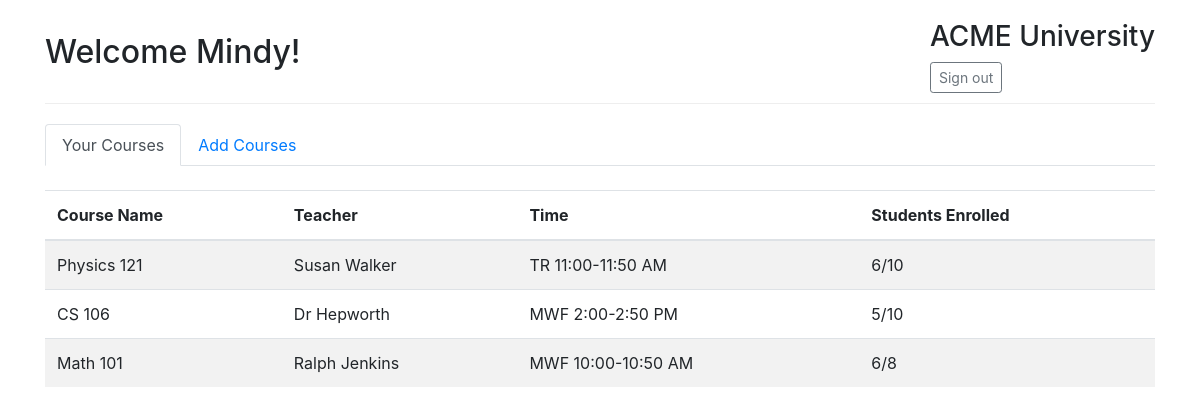
/student/dashboard (signed in), run on the app's committed database.
### models.py (models this page shows, shortened)
class User(db.Model, UserMixin):
    id = db.Column(db.Integer, primary_key=True)
    username = db.Column(db.String(80), unique=True, nullable=False)
    password = db.Column(db.String(120), nullable=False)
    role = db.Column(db.String(20), nullable=False)
    name = db.Column(db.String(100), nullable=True)

class Course(db.Model):
    id = db.Column(db.Integer, primary_key=True)
    name = db.Column(db.String(100), nullable=False)
    teacher_id = db.Column(db.Integer, db.ForeignKey('user.id'), nullable=False)
    teacher = db.relationship('User', backref=db.backref('courses', lazy=True))
    time = db.Column(db.String(50), nullable=False)
    capacity = db.Column(db.Integer, nullable=False)

### student_routes.py (the view)
@student_bp.route('/dashboard')
@login_required
def dashboard():
    if current_user.role != 'student':
        return redirect(url_for('auth.login'))
    enrollments = Enrollment.query.filter_by(student_id=current_user.id).all()
    enrolled_courses = [enrollment.course for enrollment in enrollments]
    return render_template('student_dashboard.html',
                          user=current_user,
                          enrolled_courses=enrolled_courses)

### app.py (called while the page is built)
@login_manager.user_loader
def load_user(user_id):
    return User.query.get(int(user_id))

### templates/student_dashboard.html
{% extends "layout.html" %}
{% block content %}
<ul class="nav nav-tabs">
    <li class="nav-item">
        <a class="nav-link active" href="{{ url_for('student_bp.dashboard') }}">Your Courses</a>
    </li>
    <li class="nav-item">
        <a class="nav-link" href="{{ url_for('student_bp.all_courses') }}">Add Courses</a>
    </li>
</ul>
<div class="mt-4">
    {% if enrolled_courses %}
    <table class="table table-striped">
        <thead>
            <tr>
                <th>Course Name</th>
                <th>Teacher</th>
                <th>Time</th>
                <th>Students Enrolled</th>
            </tr>
        </thead>
        <tbody>
            {% for course in enrolled_courses %}
            <tr>
                <td>{{ course.name }}</td>
                <td>{{ course.teacher.name }}</td>
                <td>{{ course.time }}</td>
                <td>
                    {{ course.enrollments|length }}/{{ course.capacity }}
                </td>
            </tr>
            {% endfor %}
        </tbody>
    </table>
    {% else %}
    <div class="alert alert-info">
        You are not enrolled in any courses. <a href="{{ url_for('student_bp.all_courses') }}">Browse available courses</a> to enroll.
    </div>
    {% endif %}
</div>
{% endblock %}

### templates/layout.html (shortened to what this page needs)
<!DOCTYPE html>
<html lang="en">
<head>
    <link rel="stylesheet" href="https://stackpath.bootstrapcdn.com/bootstrap/4.5.2/css/bootstrap.min.css">
</head>
<body>
    <div class="container">
        {% if current_user.is_authenticated %}
        <div class="header">
            <h2>Welcome {{ current_user.name }}!</h2>
            <div>
                <h3>ACME University</h3>
                <a href="{{ url_for('auth.logout') }}" class="btn btn-sm btn-outline-secondary">Sign out</a>
            </div>
        </div>
        {% endif %}
        {% block content %}{% endblock %}
    </div>
</body>
</html>

### templates/layout.html (style rules this page uses)
body { padding-top: 20px; }
.header { display: flex; justify-content: space-between; align-items: center; margin-bottom: 20px; padding-bottom: 10px; border-bottom: 1px solid #eee; }
.table th, .table td { vertical-align: middle; }

### data on the page
User: name "Mindy"
Course: name "Physics 121", teacher.name "Susan Walker", time "TR 11:00-11:50 AM", enrollments|length "6", capacity "10"
Course: name "CS 106", teacher.name "Dr Hepworth", time "MWF 2:00-2:50 PM", enrollments|length "5", capacity "10"
Course: name "Math 101", teacher.name "Ralph Jenkins", time "MWF 10:00-10:50 AM", enrollments|length "6", capacity "8"
